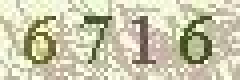
#> input picture images/6716.jpg, 60 x 20 px (shown 4 times larger)
$ python -i recognize.py   (imports and definitions only)   (Python 2 division)
#> lines starting #> are read from the running program, lines starting #| are printed output that depends on the picture; after the words box and inside, x2 and y2 are one past the last pixel; in counts of white or black regions, pixels touching at a corner belong together
#!/usr/bin/env python
# encoding: utf-8

"""
@author: zhanghe
@software: PyCharm
@file: recognize.py
@time: 16-4-11 下午9:30
"""


from PIL import Image
import pytesseract


class Recognize(object):
    """
    图像识别（验证码）
    """
    def __init__(self, img_name):
#> called with img_name = '../images/6716.jpg'
        self.img_name = img_name
        self.img_fp = Image.open(self.img_name)
#> self.img_fp is the input picture: PIL image 60x20 RGB; mean R, G, B 202.1, 199.3, 172.6
        self.img_text = ''

    def optimize_img(self):
        """
        对图片预处理，提高识别率
        :return:
        """
        # 转化为灰度图像
        img_gray = self.img_fp.convert('L')
        img_gray.save(self.img_name)
        # 二值化
        threshold = 220  # 灰度阀值（阀值越高，得到的图像噪点越多；阀值越低，后面获取的有效颜色越少）
        table = []
        for i in range(256):
            if i < 10:
                # 去干扰线的关键（将接近黑色干扰线颜色填充为白色）
                table.append(1)
            elif i < threshold:
                # 将颜色亮度低于阀值的有效颜色填充为黑色
                table.append(0)
            else:
                # 将颜色亮度高于阀值的颜色填充为白色
                table.append(1)
        out = img_gray.point(table, '1')
        out.save(self.img_name)
        self.img_fp = out

    def crop_img(self, width=80, height=23, border=1):
        """
        裁剪图片，去掉边框（裁剪边框可减少干扰度，提高识别率）
        :param width:图片宽度
        :param height:图片高度
        :param border:边框厚度
        :return:返回裁剪后的图片对象
        """
        box = (border, border, width - border * 2, height - border * 2)
        new_img = self.img_fp.crop(box)
        new_img.save(self.img_name)
        self.img_fp = new_img

    def optimize_text(self):
        """
        对于识别成特殊符号的 采用该表进行修正
        :return:返回修正后的字符串
        """
        self.img_text = self.img_text.strip()
        self.img_text = self.img_text.upper()
        rep = {
            ' ': '',
            '.': '',
            ',': '',
            '‘': 'C',
            '(': 'C',
            '（': 'C',
            '$': 'S',
        }
        # TODO:待完善
        self.img_text = ''.join([str(rep.get(item, item)) for item in self.img_text])

    def img_to_string(self):
        """
        图片转为字符串
        :return:
        """
        # 图片裁剪
        self.crop_img()
#> in crop_img, `new_img = self.img_fp.crop(box)`:
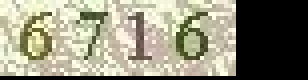
#> new_img: PIL image 77x20 RGB (shown 4 times larger); mean R, G, B 145.3, 143.1, 123.6
        # 图片优化
        self.optimize_img()
#> in optimize_img, `img_gray = self.img_fp.convert('L')`:
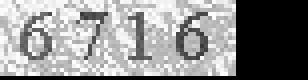
#> img_gray: PIL image 77x20 L (shown 4 times larger); min 0, max 253, mean 141.5
#> in optimize_img, `out = img_gray.point(table, '1')`:
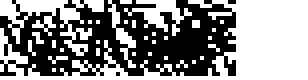
#> out: PIL image 77x20 1 (shown 4 times larger); 54.5% white; black in thin lines or dots, all inside (x1, y1, x2, y2) = (0, 0, 59, 19)
        # 图片识别
#> (the run stopped early here; a loop or call above may not have finished)
